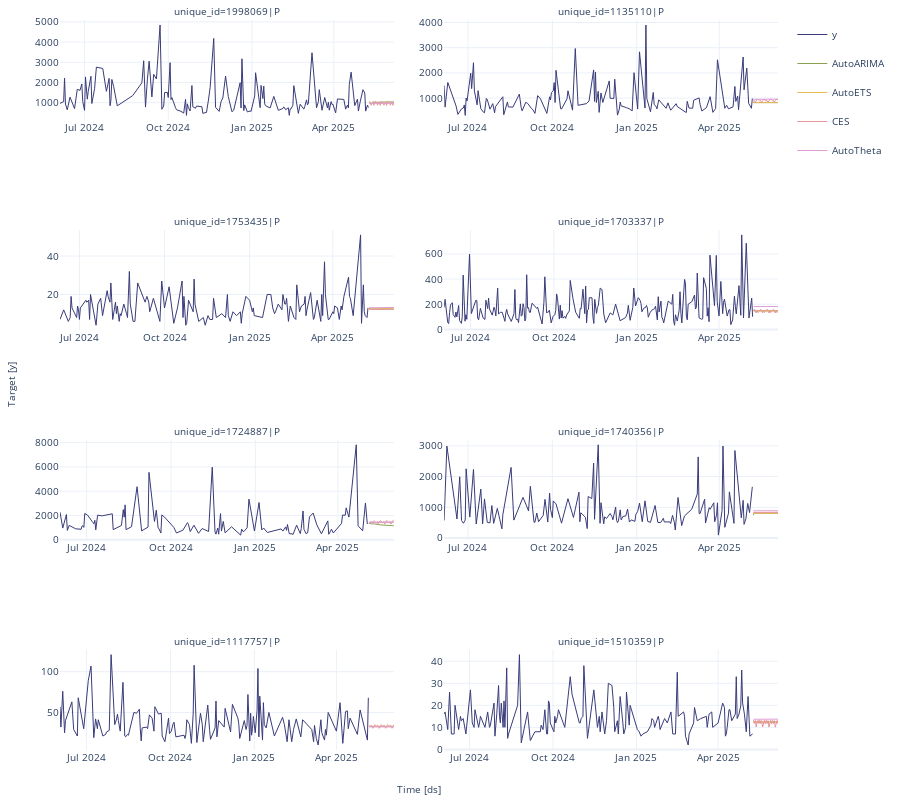

The notebook cell saved with this chart:
### Code cell
# StatsForecast plot
sf.plot(plot_df_sales, sales_pred_auto, engine='plotly')

### Figure 1 — Plotly figure (JSON) as saved in the notebook; plotly's stock layout.template omitted (floating-point values rounded to 4 significant figures; data arrays with more than 128 entries replaced by an {"elided": "..."} marker saying what was removed)
{"data": [{"legendgroup": "y", "line": {"color": "#393b79", "width": 1}, "mode": "lines", "name": "y", "showlegend": true, "type": "scatter", "x": {"elided": "170 str values"}, "xaxis": "x", "y": {"elided": "170 int values"}, "yaxis": "y"}, {"legendgroup": "AutoARIMA", "line": {"color": "#8ca252", "width": 1}, "mode": "lines", "name": "AutoARIMA", "showlegend": true, "type": "scatter", "x": {"elided": "170 str values"}, "xaxis": "x", "y": {"elided": "170 float values"}, "yaxis": "y"}, {"legendgroup": "AutoETS", "line": {"color": "#e7ba52", "width": 1}, "mode": "lines", "name": "AutoETS", "showlegend": true, "type": "scatter", "x": {"elided": "170 str values"}, "xaxis": "x", "y": {"elided": "170 float values"}, "yaxis": "y"}, {"legendgroup": "CES", "line": {"color": "#e7969c", "width": 1}, "mode": "lines", "name": "CES", "showlegend": true, "type": "scatter", "x": {"elided": "170 str values"}, "xaxis": "x", "y": {"elided": "170 float values"}, "yaxis": "y"}, {"legendgroup": "AutoTheta", "line": {"color": "#de9ed6", "width": 1}, "mode": "lines", "name": "AutoTheta", "showlegend": true, "type": "scatter", "x": {"elided": "170 str values"}, "xaxis": "x", "y": {"elided": "170 float values"}, "yaxis": "y"}, {"legendgroup": "y", "line": {"color": "#393b79", "width": 1}, "mode": "lines", "name": "y", "showlegend": false, "type": "scatter", "x": {"elided": "157 str values"}, "xaxis": "x2", "y": {"elided": "157 int values"}, "yaxis": "y2"}, {"legendgroup": "AutoARIMA", "line": {"color": "#8ca252", "width": 1}, "mode": "lines", "name": "AutoARIMA", "showlegend": false, "type": "scatter", "x": {"elided": "157 str values"}, "xaxis": "x2", "y": {"elided": "157 float values"}, "yaxis": "y2"}, {"legendgroup": "AutoETS", "line": {"color": "#e7ba52", "width": 1}, "mode": "lines", "name": "AutoETS", "showlegend": false, "type": "scatter", "x": {"elided": "157 str values"}, "xaxis": "x2", "y": {"elided": "157 float values"}, "yaxis": "y2"}, {"legendgroup": "CES", "line": {"color": "#e7969c", "width": 1}, "mode": "lines", "name": "CES", "showlegend": false, "type": "scatter", "x": {"elided": "157 str values"}, "xaxis": "x2", "y": {"elided": "157 float values"}, "yaxis": "y2"}, {"legendgroup": "AutoTheta", "line": {"color": "#de9ed6", "width": 1}, "mode": "lines", "name": "AutoTheta", "showlegend": false, "type": "scatter", "x": {"elided": "157 str values"}, "xaxis": "x2", "y": {"elided": "157 float values"}, "yaxis": "y2"}, {"legendgroup": "y", "line": {"color": "#393b79", "width": 1}, "mode": "lines", "name": "y", "showlegend": false, "type": "scatter", "x": {"elided": "169 str values"}, "xaxis": "x3", "y": {"elided": "169 int values"}, "yaxis": "y3"}, {"legendgroup": "AutoARIMA", "line": {"color": "#8ca252", "width": 1}, "mode": "lines", "name": "AutoARIMA", "showlegend": false, "type": "scatter", "x": {"elided": "169 str values"}, "xaxis": "x3", "y": {"elided": "169 float values"}, "yaxis": "y3"}, {"legendgroup": "AutoETS", "line": {"color": "#e7ba52", "width": 1}, "mode": "lines", "name": "AutoETS", "showlegend": false, "type": "scatter", "x": {"elided": "169 str values"}, "xaxis": "x3", "y": {"elided": "169 float values"}, "yaxis": "y3"}, {"legendgroup": "CES", "line": {"color": "#e7969c", "width": 1}, "mode": "lines", "name": "CES", "showlegend": false, "type": "scatter", "x": {"elided": "169 str values"}, "xaxis": "x3", "y": {"elided": "169 float values"}, "yaxis": "y3"}, {"legendgroup": "AutoTheta", "line": {"color": "#de9ed6", "width": 1}, "mode": "lines", "name": "AutoTheta", "showlegend": false, "type": "scatter", "x": {"elided": "169 str values"}, "xaxis": "x3", "y": {"elided": "169 float values"}, "yaxis": "y3"}, {"legendgroup": "y", "line": {"color": "#393b79", "width": 1}, "mode": "lines", "name": "y", "showlegend": false, "type": "scatter", "x": {"elided": "243 str values"}, "xaxis": "x4", "y": {"elided": "243 int values"}, "yaxis": "y4"}, {"legendgroup": "AutoARIMA", "line": {"color": "#8ca252", "width": 1}, "mode": "lines", "name": "AutoARIMA", "showlegend": false, "type": "scatter", "x": {"elided": "243 str values"}, "xaxis": "x4", "y": {"elided": "243 float values"}, "yaxis": "y4"}, {"legendgroup": "AutoETS", "line": {"color": "#e7ba52", "width": 1}, "mode": "lines", "name": "AutoETS", "showlegend": false, "type": "scatter", "x": {"elided": "243 str values"}, "xaxis": "x4", "y": {"elided": "243 float values"}, "yaxis": "y4"}, {"legendgroup": "CES", "line": {"color": "#e7969c", "width": 1}, "mode": "lines", "name": "CES", "showlegend": false, "type": "scatter", "x": {"elided": "243 str values"}, "xaxis": "x4", "y": {"elided": "243 float values"}, "yaxis": "y4"}, {"legendgroup": "AutoTheta", "line": {"color": "#de9ed6", "width": 1}, "mode": "lines", "name": "AutoTheta", "showlegend": false, "type": "scatter", "x": {"elided": "243 str values"}, "xaxis": "x4", "y": {"elided": "243 float values"}, "yaxis": "y4"}, {"legendgroup": "y", "line": {"color": "#393b79", "width": 1}, "mode": "lines", "name": "y", "showlegend": false, "type": "scatter", "x": {"elided": "137 str values"}, "xaxis": "x5", "y": {"elided": "137 int values"}, "yaxis": "y5"}, {"legendgroup": "AutoARIMA", "line": {"color": "#8ca252", "width": 1}, "mode": "lines", "name": "AutoARIMA", "showlegend": false, "type": "scatter", "x": {"elided": "137 str values"}, "xaxis": "x5", "y": {"elided": "137 float values"}, "yaxis": "y5"}, {"legendgroup": "AutoETS", "line": {"color": "#e7ba52", "width": 1}, "mode": "lines", "name": "AutoETS", "showlegend": false, "type": "scatter", "x": {"elided": "137 str values"}, "xaxis": "x5", "y": {"elided": "137 float values"}, "yaxis": "y5"}, {"legendgroup": "CES", "line": {"color": "#e7969c", "width": 1}, "mode": "lines", "name": "CES", "showlegend": false, "type": "scatter", "x": {"elided": "137 str values"}, "xaxis": "x5", "y": {"elided": "137 float values"}, "yaxis": "y5"}, {"legendgroup": "AutoTheta", "line": {"color": "#de9ed6", "width": 1}, "mode": "lines", "name": "AutoTheta", "showlegend": false, "type": "scatter", "x": {"elided": "137 str values"}, "xaxis": "x5", "y": {"elided": "137 float values"}, "yaxis": "y5"}, {"legendgroup": "y", "line": {"color": "#393b79", "width": 1}, "mode": "lines", "name": "y", "showlegend": false, "type": "scatter", "x": {"elided": "155 str values"}, "xaxis": "x6", "y": {"elided": "155 int values"}, "yaxis": "y6"}, {"legendgroup": "AutoARIMA", "line": {"color": "#8ca252", "width": 1}, "mode": "lines", "name": "AutoARIMA", "showlegend": false, "type": "scatter", "x": {"elided": "155 str values"}, "xaxis": "x6", "y": {"elided": "155 float values"}, "yaxis": "y6"}, {"legendgroup": "AutoETS", "line": {"color": "#e7ba52", "width": 1}, "mode": "lines", "name": "AutoETS", "showlegend": false, "type": "scatter", "x": {"elided": "155 str values"}, "xaxis": "x6", "y": {"elided": "155 float values"}, "yaxis": "y6"}, {"legendgroup": "CES", "line": {"color": "#e7969c", "width": 1}, "mode": "lines", "name": "CES", "showlegend": false, "type": "scatter", "x": {"elided": "155 str values"}, "xaxis": "x6", "y": {"elided": "155 float values"}, "yaxis": "y6"}, {"legendgroup": "AutoTheta", "line": {"color": "#de9ed6", "width": 1}, "mode": "lines", "name": "AutoTheta", "showlegend": false, "type": "scatter", "x": {"elided": "155 str values"}, "xaxis": "x6", "y": {"elided": "155 float values"}, "yaxis": "y6"}, {"legendgroup": "y", "line": {"color": "#393b79", "width": 1}, "mode": "lines", "name": "y", "showlegend": false, "type": "scatter", "x": {"elided": "164 str values"}, "xaxis": "x7", "y": {"elided": "164 int values"}, "yaxis": "y7"}, {"legendgroup": "AutoARIMA", "line": {"color": "#8ca252", "width": 1}, "mode": "lines", "name": "AutoARIMA", "showlegend": false, "type": "scatter", "x": {"elided": "164 str values"}, "xaxis": "x7", "y": {"elided": "164 float values"}, "yaxis": "y7"}, {"legendgroup": "AutoETS", "line": {"color": "#e7ba52", "width": 1}, "mode": "lines", "name": "AutoETS", "showlegend": false, "type": "scatter", "x": {"elided": "164 str values"}, "xaxis": "x7", "y": {"elided": "164 float values"}, "yaxis": "y7"}, {"legendgroup": "CES", "line": {"color": "#e7969c", "width": 1}, "mode": "lines", "name": "CES", "showlegend": false, "type": "scatter", "x": {"elided": "164 str values"}, "xaxis": "x7", "y": {"elided": "164 float values"}, "yaxis": "y7"}, {"legendgroup": "AutoTheta", "line": {"color": "#de9ed6", "width": 1}, "mode": "lines", "name": "AutoTheta", "showlegend": false, "type": "scatter", "x": {"elided": "164 str values"}, "xaxis": "x7", "y": {"elided": "164 float values"}, "yaxis": "y7"}, {"legendgroup": "y", "line": {"color": "#393b79", "width": 1}, "mode": "lines", "name": "y", "showlegend": false, "type": "scatter", "x": {"elided": "173 str values"}, "xaxis": "x8", "y": {"elided": "173 int values"}, "yaxis": "y8"}, {"legendgroup": "AutoARIMA", "line": {"color": "#8ca252", "width": 1}, "mode": "lines", "name": "AutoARIMA", "showlegend": false, "type": "scatter", "x": {"elided": "173 str values"}, "xaxis": "x8", "y": {"elided": "173 float values"}, "yaxis": "y8"}, {"legendgroup": "AutoETS", "line": {"color": "#e7ba52", "width": 1}, "mode": "lines", "name": "AutoETS", "showlegend": false, "type": "scatter", "x": {"elided": "173 str values"}, "xaxis": "x8", "y": {"elided": "173 float values"}, "yaxis": "y8"}, {"legendgroup": "CES", "line": {"color": "#e7969c", "width": 1}, "mode": "lines", "name": "CES", "showlegend": false, "type": "scatter", "x": {"elided": "173 str values"}, "xaxis": "x8", "y": {"elided": "173 float values"}, "yaxis": "y8"}, {"legendgroup": "AutoTheta", "line": {"color": "#de9ed6", "width": 1}, "mode": "lines", "name": "AutoTheta", "showlegend": false, "type": "scatter", "x": {"elided": "173 str values"}, "xaxis": "x8", "y": {"elided": "173 float values"}, "yaxis": "y8"}], "layout": {"annotations": [{"font": {"size": 10}, "showarrow": false, "text": "unique_id=1998069|P", "x": 0.2325, "xanchor": "center", "xref": "paper", "y": 1, "yanchor": "bottom", "yref": "paper"}, {"font": {"size": 10}, "showarrow": false, "text": "unique_id=1135110|P", "x": 0.7675, "xanchor": "center", "xref": "paper", "y": 1, "yanchor": "bottom", "yref": "paper"}, {"font": {"size": 10}, "showarrow": false, "text": "unique_id=1753435|P", "x": 0.2325, "xanchor": "center", "xref": "paper", "y": 0.7125, "yanchor": "bottom", "yref": "paper"}, {"font": {"size": 10}, "showarrow": false, "text": "unique_id=1703337|P", "x": 0.7675, "xanchor": "center", "xref": "paper", "y": 0.7125, "yanchor": "bottom", "yref": "paper"}, {"font": {"size": 10}, "showarrow": false, "text": "unique_id=1724887|P", "x": 0.2325, "xanchor": "center", "xref": "paper", "y": 0.425, "yanchor": "bottom", "yref": "paper"}, {"font": {"size": 10}, "showarrow": false, "text": "unique_id=1740356|P", "x": 0.7675, "xanchor": "center", "xref": "paper", "y": 0.425, "yanchor": "bottom", "yref": "paper"}, {"font": {"size": 10}, "showarrow": false, "text": "unique_id=1117757|P", "x": 0.2325, "xanchor": "center", "xref": "paper", "y": 0.1375, "yanchor": "bottom", "yref": "paper"}, {"font": {"size": 10}, "showarrow": false, "text": "unique_id=1510359|P", "x": 0.7675, "xanchor": "center", "xref": "paper", "y": 0.1375, "yanchor": "bottom", "yref": "paper"}, {"font": {"size": 10}, "showarrow": false, "text": "Time [ds]", "x": 0.5, "xanchor": "center", "xref": "paper", "y": 0, "yanchor": "top", "yref": "paper", "yshift": -30}, {"font": {"size": 10}, "showarrow": false, "text": "Target [y]", "textangle": -90, "x": 0, "xanchor": "right", "xref": "paper", "xshift": -40, "y": 0.5, "yanchor": "middle", "yref": "paper"}], "autosize": true, "font": {"size": 10}, "height": 800, "margin": {"b": 50, "l": 60, "r": 10, "t": 20}, "xaxis": {"anchor": "y", "domain": [0, 0.465], "showticklabels": true, "visible": true}, "xaxis2": {"anchor": "y2", "domain": [0.535, 1.0], "showticklabels": true, "visible": true}, "xaxis3": {"anchor": "y3", "domain": [0, 0.465], "showticklabels": true, "visible": true}, "xaxis4": {"anchor": "y4", "domain": [0.535, 1.0], "showticklabels": true, "visible": true}, "xaxis5": {"anchor": "y5", "domain": [0, 0.465], "showticklabels": true, "visible": true}, "xaxis6": {"anchor": "y6", "domain": [0.535, 1.0], "showticklabels": true, "visible": true}, "xaxis7": {"anchor": "y7", "domain": [0, 0.465], "showticklabels": true, "visible": true}, "xaxis8": {"anchor": "y8", "domain": [0.535, 1.0], "showticklabels": true, "visible": true}, "yaxis": {"anchor": "x", "domain": [0.8625, 1]}, "yaxis2": {"anchor": "x2", "domain": [0.8625, 1]}, "yaxis3": {"anchor": "x3", "domain": [0.575, 0.7125]}, "yaxis4": {"anchor": "x4", "domain": [0.575, 0.7125]}, "yaxis5": {"anchor": "x5", "domain": [0.2875, 0.425]}, "yaxis6": {"anchor": "x6", "domain": [0.2875, 0.425]}, "yaxis7": {"anchor": "x7", "domain": [0, 0.1375]}, "yaxis8": {"anchor": "x8", "domain": [0, 0.1375]}}}
